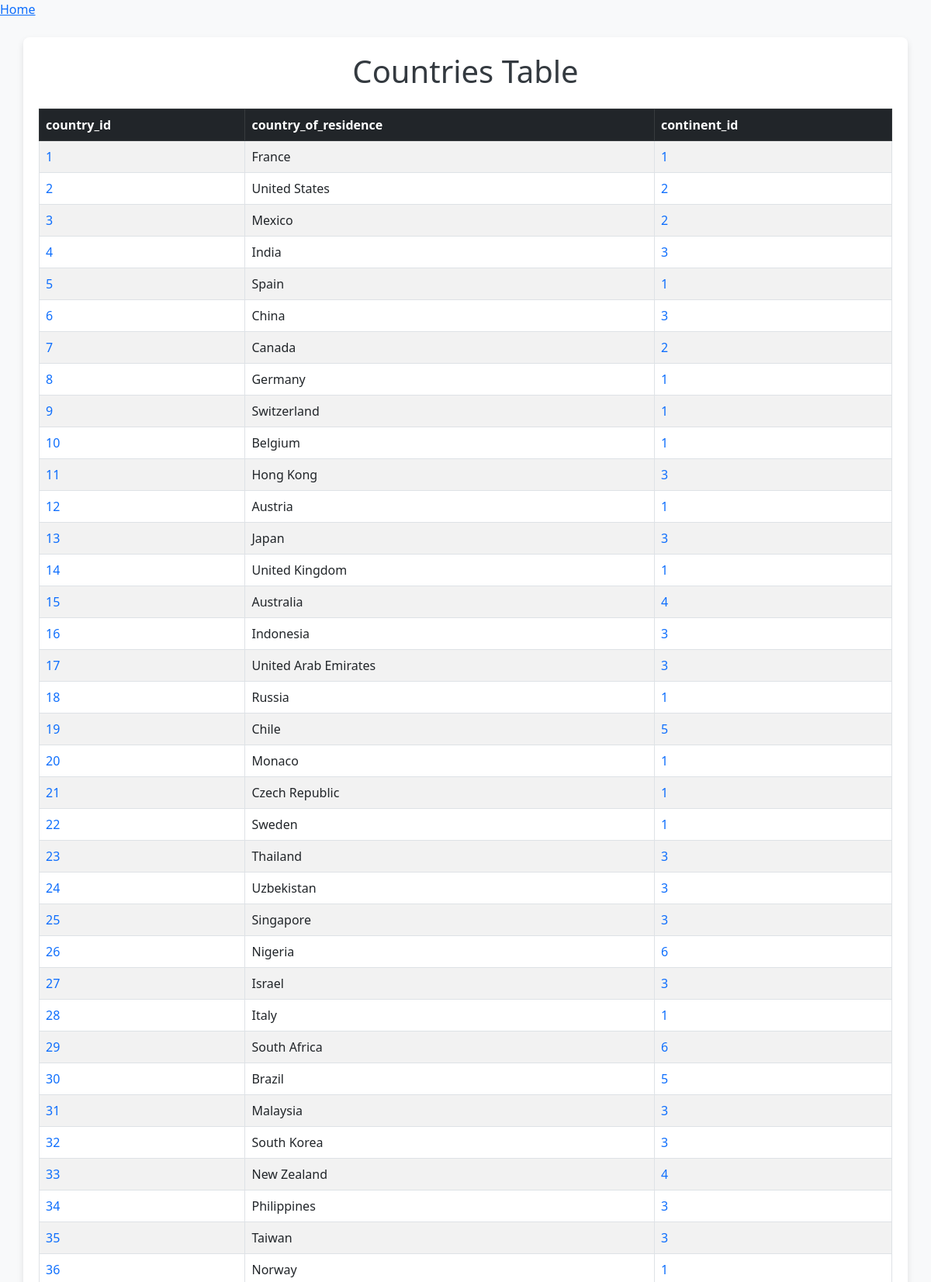
The app's page /countries/ (upper part) with its own data.
### tables this page shows
CREATE TABLE Countries (
    country_id INTEGER PRIMARY KEY,
    country_of_residence TEXT NOT NULL,
    continent_id INTEGER,
    country_latitude REAL,
    country_longitude REAL,
    country_pop INTEGER,
    life_exp REAL,
    cpi_country REAL,
    cpi_change REAL,
    gdp_country REAL,
    g_primary REAL,
    g_tertiary REAL,
    tax_revenue REAL,
    tax_rate REAL,
    FOREIGN KEY (continent_id) REFERENCES Continents (continent_id)
);

### app.py (the view)
@APP.route('/countries/')
def list_countries():
    global DB
    countries = execute('''
      SELECT country_id, country_of_residence, continent_id
      FROM Countries
      ORDER BY country_id
    ''')
    columns = [desc[0] for desc in DB['cursor'].description]
    rows = [dict(zip(columns, row)) for row in DB['cursor'].fetchall()]
    return render_template('doEverything-list.html', columns=columns, rows=rows)

### app.py (called while the page is built)
def execute(sql,args=None):
  global DB
  sql = re.sub('\s+',' ', sql)
  logging.info('SQL: {} Args: {}'.format(sql,args))
  if args:
    return DB['cursor'].execute(sql, args)
  return DB['cursor'].execute(sql)

### templates/doEverything-list.html
{% extends 'base.html' %}
{% block content %}
<div class="container mt-4">
    <h1 class="text-center mb-4">
        {% if columns[0] == "billionaire_id" %}
            Billionaires Table
        {% elif columns[0] == "city_id" %}
            Cities Table
        {% elif columns[0] == "country_id" %}
            Countries Table
        {% elif columns[0] == "company_id" %}
            Companies Table
        {% elif columns[0] == "state_id" %}
            States Table
        {% else %}
            Data Table
        {% endif %}
    </h1>
    <div class="table-responsive">
        <table class="table table-striped table-bordered">
            <thead class="table-dark">
                <tr>
                    {% for column in columns %}
                        <th>{{ column }}</th>
                    {% endfor %}
                </tr>
            </thead>
            <tbody>
                {% for row in rows %}
                    <tr>
                        {% for key, value in row.items() %}
                            {% if key == "billionaire_id" %}
                                <td><a href="/billionaires/{{ value }}" class="text-decoration-none">{{ value }}</a></td>
                            {% elif key == "city_id" %}
                                <td><a href="/cities/{{ value }}" class="text-decoration-none">{{ value }}</a></td>
                            {% elif key == "state_id" %}
                                <td><a href="/states/{{ value }}" class="text-decoration-none">{{ value }}</a></td>
                            {% elif key == "country_id" %}
                                <td><a href="/countries/{{ value }}" class="text-decoration-none">{{ value }}</a></td>
                            {% elif key == "company_id" %}
                                <td><a href="/companies/{{ value }}" class="text-decoration-none">{{ value }}</a></td>
                            {% elif key == "continent_id" %}
                                <td><a href="/continents/{{ value }}" class="text-decoration-none">{{ value }}</a></td>
                            {% else %}
                                <td>{{ value }}</td>
                            {% endif %}
                        {% endfor %}
                    </tr>
                {% endfor %}
            </tbody>
        </table>
    </div>
</div>
{% endblock %}

### templates/base.html (style rules this page uses)
.container { background-color: #ffffff; border-radius: 8px; padding: 20px; box-shadow: 0 4px 8px rgba(0, 0, 0, 0.1); }
h1, h2, h3 { color: #343a40; }

### records on screen
Countries: row "1", country_of_residence "France", row "1"
Countries: row "2", country_of_residence "United States", row "2"
Countries: row "3", country_of_residence "Mexico", row "2"
Countries: row "4", country_of_residence "India", row "3"
Countries: row "5", country_of_residence "Spain", row "1"
Countries: row "6", country_of_residence "China", row "3"
Countries: row "7", country_of_residence "Canada", row "2"
Countries: row "8", country_of_residence "Germany", row "1"
Countries: row "9", country_of_residence "Switzerland", row "1"
Countries: row "10", country_of_residence "Belgium", row "1"
Countries: row "11", country_of_residence "Hong Kong", row "3"
Countries: row "12", country_of_residence "Austria", row "1"
Countries: row "13", country_of_residence "Japan", row "3"
Countries: row "14", country_of_residence "United Kingdom", row "1"
Countries: row "15", country_of_residence "Australia", row "4"
Countries: row "16", country_of_residence "Indonesia", row "3"
Countries: row "17", country_of_residence "United Arab Emirates", row "3"
Countries: row "18", country_of_residence "Russia", row "1"
Countries: row "19", country_of_residence "Chile", row "5"
Countries: row "20", country_of_residence "Monaco", row "1"
Countries: row "21", country_of_residence "Czech Republic", row "1"
Countries: row "22", country_of_residence "Sweden", row "1"
Countries: row "23", country_of_residence "Thailand", row "3"
Countries: row "24", country_of_residence "Uzbekistan", row "3"
Countries: row "25", country_of_residence "Singapore", row "3"
Countries: row "26", country_of_residence "Nigeria", row "6"
Countries: row "27", country_of_residence "Israel", row "3"
Countries: row "28", country_of_residence "Italy", row "1"
Countries: row "29", country_of_residence "South Africa", row "6"
Countries: row "30", country_of_residence "Brazil", row "5"
Countries: row "31", country_of_residence "Malaysia", row "3"
Countries: row "32", country_of_residence "South Korea", row "3"
Countries: row "33", country_of_residence "New Zealand", row "4"
Countries: row "34", country_of_residence "Philippines", row "3"
Countries: row "35", country_of_residence "Taiwan", row "3"
Countries: row "36", country_of_residence "Norway", row "1"

### other values on screen
{{ column }} "country_id" "country_of_residence" "continent_id"
